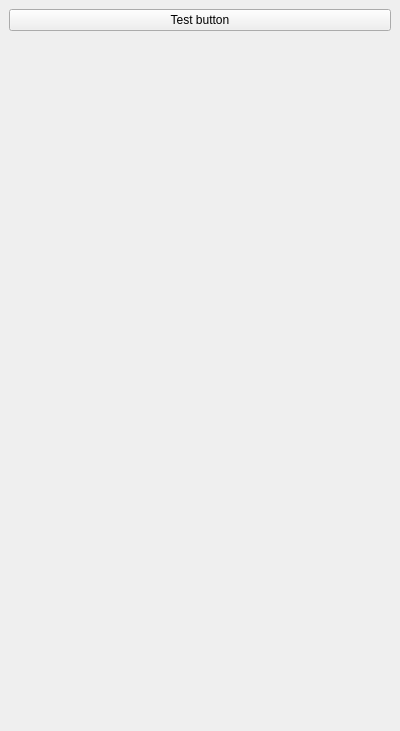
<?xml version="1.0" encoding="UTF-8"?>
<ui version="4.0">
 <class>PluginWidget</class>
 <widget class="QDockWidget" name="PluginWidget">
  <property name="geometry">
   <rect>
    <x>0</x>
    <y>0</y>
    <width>400</width>
    <height>731</height>
   </rect>
  </property>
  <property name="windowTitle">
   <string>RWS plugin template</string>
  </property>
  <widget class="QWidget" name="dockWidgetContents">
   <layout class="QGridLayout" name="gridLayout">
    <item row="1" column="1">
     <spacer name="verticalSpacer">
      <property name="orientation">
       <enum>Qt::Vertical</enum>
      </property>
      <property name="sizeHint" stdset="0">
       <size>
        <width>20</width>
        <height>40</height>
       </size>
      </property>
     </spacer>
    </item>
    <item row="0" column="1">
     <widget class="QPushButton" name="testButton">
      <property name="text">
       <string>Test button</string>
      </property>
     </widget>
    </item>
   </layout>
  </widget>
 </widget>
 <resources/>
 <connections/>
</ui>
